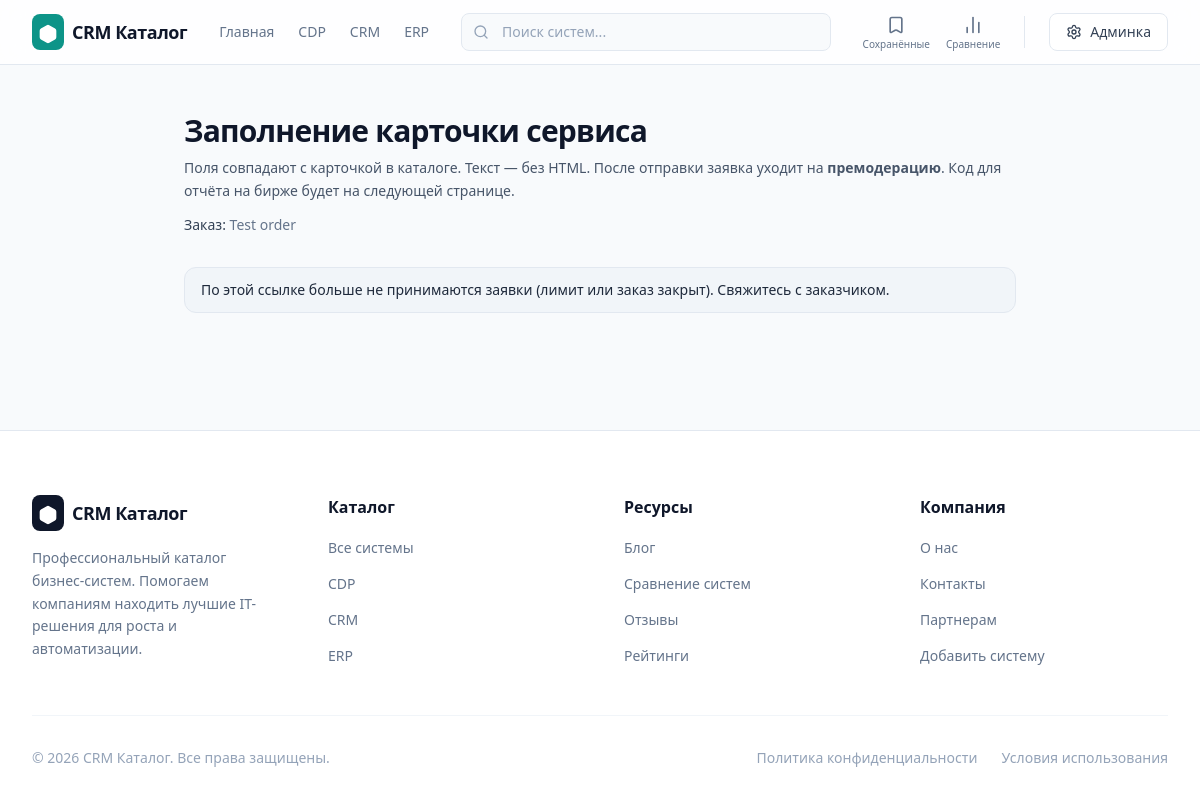
/submit/Ocf0DYO4o2yvO7F4a_e9AVKfVK_0eobfqPai5U49uyU/, run on the app's committed database.
### catalog/models.py (models this page shows, shortened)
class Category(models.Model):
    name = models.CharField("Название", max_length=200)
    slug = models.SlugField("Slug", max_length=200)
    parent = models.ForeignKey(
        "self",
        verbose_name="Родительская категория",
        related_name="children",
        on_delete=models.PROTECT,
        blank=True,
        null=True,
    )
    description = models.TextField("Описание", blank=True)
    sort_order = models.PositiveIntegerField("Порядок", default=100)
    class Meta:
        verbose_name = "Категория"
        verbose_name_plural = "Категории"
        constraints = [
            models.UniqueConstraint(fields=["parent", "slug"], name="uniq_category_parent_slug")
        ]
    def get_absolute_url(self) -> str:
        if self.parent_id is None:
            return reverse("catalog:category_top", kwargs={"top_slug": self.slug})
        return reverse(
            "catalog:category_or_product",
            kwargs={"top_slug": self.get_top().slug, "slug": self.slug},
        )

class ContentOrder(models.Model):
    title = models.CharField("Название (для себя)", max_length=200)
    internal_note = models.TextField("Внутренняя заметка", blank=True)
    token = models.CharField("Секретный токен в ссылке", max_length=64, unique=True, editable=False, db_index=True)
    is_active = models.BooleanField("Приём материалов открыт", default=True)
    max_submissions = models.PositiveSmallIntegerField(
        "Макс. число отправок по ссылке",
        default=10,
        help_text="После лимита форма перестанет принимать новые заявки.",
    )
    created_at = models.DateTimeField("Создано", auto_now_add=True)
    updated_at = models.DateTimeField("Обновлено", auto_now=True)
    class Meta:
        verbose_name = "Заказ контента (ссылка для биржи)"
        verbose_name_plural = "Заказы контента (ссылки для биржи)"
        ordering = ["-created_at"]

### catalog/views.py (the view, shortened to what this page needs)
# urls.py: path("submit/<slug:token>/", views.content_submit, name="content_submit"),
@require_http_methods(["GET", "POST"])
def content_submit(request: HttpRequest, token: str) -> HttpResponse:
    order = ContentOrder.objects.filter(token=token, is_active=True).first()
    if not order:
        raise Http404
    ip = _client_ip(request)
    count = order.submissions.count()
    if count >= order.max_submissions:
        return render(
            request,
            "catalog/content_submit.html",
            {
                "order": order,
                "form": None,
                "rate_limited": False,
                "submissions_closed": True,
                "meta_description": "Лимит отправок по этой ссылке исчерпан.",
                "canonical_url": reverse("catalog:content_submit", kwargs={"token": token}),
            },
        )

### catalog/context_processors.py (called while the page is built)
def _get_saved_ids(request):
    return list(request.session.get(SESSION_SAVED, []))

def _get_compare_ids(request):
    return list(request.session.get(SESSION_COMPARE, []))

def top_categories(request):
    try:
        qs = Category.objects.filter(parent__isnull=True).order_by("sort_order", "name")
    except Exception:
        qs = Category.objects.none()
    saved_ids = _get_saved_ids(request)
    compare_ids = _get_compare_ids(request)
    return {
        "TOP_CATEGORIES": qs,
        "saved_product_ids": saved_ids,
        "compare_product_ids": compare_ids,
        "saved_count": len(saved_ids),
        "compare_count": len(compare_ids),
        "max_compare": MAX_COMPARE,
    }

### catalog/views.py (called while the page is built)
def _client_ip(request: HttpRequest) -> str:
    xff = (request.META.get("HTTP_X_FORWARDED_FOR") or "").strip()
    if xff:
        return xff.split(",")[0].strip()[:45]
    return (request.META.get("REMOTE_ADDR") or "")[:45]

### templates/catalog/content_submit.html (shortened to what this page needs)
{% extends "base.html" %}
{% block content %}
<div class="max-w-4xl mx-auto px-4 sm:px-6 lg:px-8 py-12">
  <div class="mb-8">
    <h1 class="font-heading text-2xl sm:text-3xl font-bold text-slate-900 tracking-tight m-0">
      Заполнение карточки сервиса
    </h1>
    <p class="mt-2 text-slate-600 text-sm leading-relaxed m-0">
      Поля совпадают с карточкой в каталоге. Текст — без HTML. После отправки заявка уходит на <strong>премодерацию</strong>.
      Код для отчёта на бирже будет на следующей странице.
    </p>
    {% if order.title %}
    <p class="mt-3 text-sm text-slate-500 m-0"><span class="font-medium text-slate-700">Заказ:</span> {{ order.title }}</p>
    {% endif %}
  </div>
  {% if rate_limited %}
  <div class="rounded-xl border border-amber-200 bg-amber-50 px-4 py-3 text-sm text-amber-900">
    Слишком много успешных отправок с вашего адреса или по этому заказу. Подождите около часа и попробуйте снова.
  </div>
  {% elif submissions_closed %}
  <div class="rounded-xl border border-slate-200 bg-slate-100 px-4 py-3 text-sm text-slate-800">
    По этой ссылке больше не принимаются заявки (лимит или заказ закрыт). Свяжитесь с заказчиком.
  </div>
  {% endif %}
</div>
{% endblock %}

### templates/base.html (shortened to what this page needs)
{% load static %}
<!DOCTYPE html>
<html lang="ru">
<head>
  <script defer src="https://cdn.tailwindcss.com"></script>
  <link href="https://cdn.jsdelivr.net/npm/aos@2.3.1/dist/aos.css" rel="stylesheet">
</head>
<body class="bg-slate-50 text-slate-900 font-sans antialiased min-h-screen flex flex-col">
  <header class="sticky top-0 z-50 w-full bg-white/80 backdrop-blur-md border-b border-slate-200">
    <div class="max-w-7xl mx-auto px-4 sm:px-6 lg:px-8">
      <div class="flex justify-between items-center h-16">
        <div class="flex items-center gap-8">
          <a href="{% url 'catalog:home' %}" class="flex items-center gap-2 group no-underline">
            <div class="bg-teal-600 text-white p-1.5 rounded-lg group-hover:bg-teal-700 transition-colors">
              <i data-lucide="hexagon" class="w-5 h-5 fill-current"></i>
            </div>
            <span class="font-heading font-bold text-lg tracking-tight text-slate-900 m-0">
              CRM Каталог
            </span>
          </a>
          <nav class="hidden md:flex items-center gap-6">
            <a href="{% url 'catalog:home' %}" class="text-sm font-medium transition-colors text-slate-500 hover:text-slate-900 no-underline">Главная</a>
            {% for c in TOP_CATEGORIES|slice:":3" %}
              <a href="{{ c.get_absolute_url }}" class="text-sm font-medium transition-colors text-slate-500 hover:text-slate-900 no-underline">{{ c.name }}</a>
            {% endfor %}
          </nav>
        </div>
        <div class="hidden lg:flex flex-1 max-w-md mx-8">
          <div class="relative w-full">
            <div class="absolute inset-y-0 left-0 pl-3 flex items-center pointer-events-none">
            </div>
            <form action="{% url 'catalog:home' %}" method="get" class="m-0">
              <input type="text" name="q" value="{{ request.GET.q|default:'' }}"
                class="block w-full pl-10 pr-3 py-2 border border-slate-200 rounded-lg leading-5 bg-slate-50 placeholder-slate-400 focus:outline-none focus:bg-white focus:ring-2 focus:ring-teal-500 focus:border-teal-500 sm:text-sm transition-all"
                placeholder="Поиск систем...">
            </form>
          </div>
        </div>
        <div class="flex items-center gap-4">
          <a href="{% url 'catalog:saved_list' %}" class="hidden sm:flex flex-col items-center gap-1 text-slate-500 hover:text-slate-900 transition-colors relative no-underline">
            <i data-lucide="bookmark" class="h-5 w-5"></i>
            <span class="text-[10px] font-medium leading-none">Сохранённые</span>
          </a>
          <a href="{% url 'catalog:compare_list' %}" class="hidden sm:flex flex-col items-center gap-1 text-slate-500 hover:text-slate-900 transition-colors relative no-underline">
            <i data-lucide="bar-chart-2" class="h-5 w-5"></i>
            <span class="text-[10px] font-medium leading-none">Сравнение</span>
          </a>
          <a href="{% url 'admin:index' %}" class="inline-flex items-center gap-2 px-4 py-2 border border-slate-200 rounded-lg text-sm font-medium text-slate-700 bg-white hover:bg-slate-50 hover:border-slate-300 transition-all focus:outline-none focus:ring-2 focus:ring-offset-2 focus:ring-teal-500 no-underline">
            <i data-lucide="settings" class="h-4 w-4"></i>
            <span class="hidden sm:inline">Админка</span>
          </a>
        </div>
      </div>
    </div>
  </header>
  <main class="flex-grow">
    {% block content %}{% endblock %}
  </main>
  <footer class="bg-white border-t border-slate-200 pt-16 pb-8 mt-16">
    <div class="max-w-7xl mx-auto px-4 sm:px-6 lg:px-8">
      <div class="grid grid-cols-1 md:grid-cols-4 gap-12 mb-12">
        <div class="md:col-span-1">
          <a href="{% url 'catalog:home' %}" class="flex items-center gap-2 mb-4 group no-underline">
            <div class="bg-slate-900 text-white p-1.5 rounded-lg group-hover:bg-slate-800 transition-colors">
              <i data-lucide="hexagon" class="w-5 h-5 fill-current"></i>
            </div>
            <span class="font-heading font-bold text-lg tracking-tight text-slate-900 m-0">
              CRM Каталог
            </span>
          </a>
          <p class="text-sm text-slate-500 leading-relaxed">
            Профессиональный каталог бизнес-систем. Помогаем компаниям
            находить лучшие IT-решения для роста и автоматизации.
          </p>
        </div>
        <div>
          <h4 class="font-heading font-semibold text-slate-900 mb-4">Каталог</h4>
          <ul class="space-y-3 list-none p-0 m-0">
            <li><a href="{% url 'catalog:home' %}" class="text-sm text-slate-500 hover:text-teal-600 transition-colors no-underline">Все системы</a></li>
            {% for c in TOP_CATEGORIES|slice:":3" %}
              <li><a href="{{ c.get_absolute_url }}" class="text-sm text-slate-500 hover:text-teal-600 transition-colors no-underline">{{ c.name }}</a></li>
            {% endfor %}
          </ul>
        </div>
        <div>
          <h4 class="font-heading font-semibold text-slate-900 mb-4">Ресурсы</h4>
          <ul class="space-y-3 list-none p-0 m-0">
            <li><a href="#" class="text-sm text-slate-500 hover:text-teal-600 transition-colors no-underline">Блог</a></li>
            <li><a href="{% url 'catalog:compare_list' %}" class="text-sm text-slate-500 hover:text-teal-600 transition-colors no-underline">Сравнение систем</a></li>
            <li><a href="#" class="text-sm text-slate-500 hover:text-teal-600 transition-colors no-underline">Отзывы</a></li>
            <li><a href="#" class="text-sm text-slate-500 hover:text-teal-600 transition-colors no-underline">Рейтинги</a></li>
          </ul>
        </div>
        <div>
          <h4 class="font-heading font-semibold text-slate-900 mb-4">Компания</h4>
          <ul class="space-y-3 list-none p-0 m-0">
            <li><a href="#" class="text-sm text-slate-500 hover:text-teal-600 transition-colors no-underline">О нас</a></li>
            <li><a href="#" class="text-sm text-slate-500 hover:text-teal-600 transition-colors no-underline">Контакты</a></li>
            <li><a href="#" class="text-sm text-slate-500 hover:text-teal-600 transition-colors no-underline">Партнерам</a></li>
            <li><a href="{% url 'admin:index' %}" class="text-sm text-slate-500 hover:text-teal-600 transition-colors no-underline">Добавить систему</a></li>
          </ul>
        </div>
      </div>
      <div class="pt-8 border-t border-slate-100 flex flex-col md:flex-row justify-between items-center gap-4">
        <p class="text-sm text-slate-400 m-0">
          © {% now "Y" %} CRM Каталог. Все права защищены.
        </p>
        <div class="flex gap-6">
          <a href="#" class="text-sm text-slate-400 hover:text-slate-900 transition-colors no-underline">Политика конфиденциальности</a>
          <a href="#" class="text-sm text-slate-400 hover:text-slate-900 transition-colors no-underline">Условия использования</a>
        </div>
      </div>
    </div>
  </footer>
</body>
</html>

### templates/base.html (style rules this page uses)
.lucide { display: inline-block; vertical-align: middle; }

### data on the page
Category: name "CDP"
Category: name "CRM"
Category: name "ERP"
ContentOrder: title "Test order"
